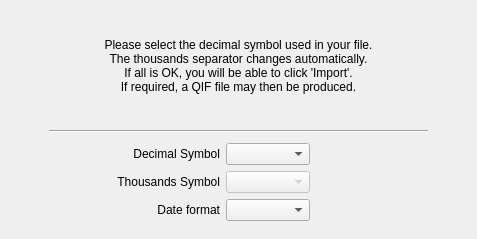
<?xml version="1.0" encoding="UTF-8"?>
<ui version="4.0">
 <class>FormatsPage</class>
 <widget class="QWidget" name="FormatsPage">
  <property name="geometry">
   <rect>
    <x>0</x>
    <y>0</y>
    <width>477</width>
    <height>239</height>
   </rect>
  </property>
  <property name="sizePolicy">
   <sizepolicy hsizetype="Expanding" vsizetype="Expanding">
    <horstretch>0</horstretch>
    <verstretch>0</verstretch>
   </sizepolicy>
  </property>
  <layout class="QHBoxLayout" name="horizontalLayout_2" stretch="1,10,1">
   <item>
    <spacer name="leftSpacer">
     <property name="orientation">
      <enum>Qt::Horizontal</enum>
     </property>
     <property name="sizeHint" stdset="0">
      <size>
       <width>40</width>
       <height>20</height>
      </size>
     </property>
    </spacer>
   </item>
   <item>
    <layout class="QVBoxLayout" name="verticalLayout" stretch="30,1,1,1,1,2">
     <item>
      <widget class="QLabel" name="label">
       <property name="text">
        <string>Please select the decimal symbol used in your file.
The thousands separator changes automatically.
If all is OK, you will be able to click 'Import'.
If required, a QIF file may then be produced.</string>
       </property>
       <property name="alignment">
        <set>Qt::AlignCenter</set>
       </property>
       <property name="wordWrap">
        <bool>true</bool>
       </property>
      </widget>
     </item>
     <item>
      <spacer name="verticalSpacer_2">
       <property name="orientation">
        <enum>Qt::Vertical</enum>
       </property>
       <property name="sizeHint" stdset="0">
        <size>
         <width>371</width>
         <height>3</height>
        </size>
       </property>
      </spacer>
     </item>
     <item>
      <widget class="Line" name="line">
       <property name="orientation">
        <enum>Qt::Horizontal</enum>
       </property>
      </widget>
     </item>
     <item>
      <spacer name="verticalSpacer_3">
       <property name="orientation">
        <enum>Qt::Vertical</enum>
       </property>
       <property name="sizeHint" stdset="0">
        <size>
         <width>371</width>
         <height>3</height>
        </size>
       </property>
      </spacer>
     </item>
     <item>
      <layout class="QHBoxLayout" name="horizontalLayout" stretch="20,50,35">
       <item>
        <spacer name="horizontalSpacer">
         <property name="orientation">
          <enum>Qt::Horizontal</enum>
         </property>
         <property name="sizeHint" stdset="0">
          <size>
           <width>13</width>
           <height>13</height>
          </size>
         </property>
        </spacer>
       </item>
       <item>
        <layout class="QGridLayout" name="gridLayout" columnstretch="10,10">
         <item row="1" column="1">
          <widget class="QComboBox" name="comboBox_thousandsDelimiter">
           <property name="enabled">
            <bool>false</bool>
           </property>
           <property name="sizePolicy">
            <sizepolicy hsizetype="Preferred" vsizetype="Preferred">
             <horstretch>0</horstretch>
             <verstretch>0</verstretch>
            </sizepolicy>
           </property>
           <property name="currentIndex">
            <number>-1</number>
           </property>
           <item>
            <property name="text">
             <string>comma (,)</string>
            </property>
           </item>
           <item>
            <property name="text">
             <string>dot (.)</string>
            </property>
           </item>
           <item>
            <property name="text">
             <string>auto</string>
            </property>
           </item>
          </widget>
         </item>
         <item row="0" column="0">
          <widget class="QLabel" name="labelSet_decimal">
           <property name="text">
            <string>Decimal Symbol</string>
           </property>
           <property name="alignment">
            <set>Qt::AlignRight|Qt::AlignTrailing|Qt::AlignVCenter</set>
           </property>
          </widget>
         </item>
         <item row="0" column="1">
          <widget class="QComboBox" name="comboBox_decimalSymbol">
           <property name="sizePolicy">
            <sizepolicy hsizetype="Preferred" vsizetype="Preferred">
             <horstretch>0</horstretch>
             <verstretch>0</verstretch>
            </sizepolicy>
           </property>
           <property name="toolTip">
            <string>Click to select the required decimal symbol, and to
check that the selected symbol matches the data.</string>
           </property>
           <property name="currentIndex">
            <number>-1</number>
           </property>
           <item>
            <property name="text">
             <string>dot (.)</string>
            </property>
           </item>
           <item>
            <property name="text">
             <string>comma (,)</string>
            </property>
           </item>
           <item>
            <property name="text">
             <string>auto</string>
            </property>
           </item>
          </widget>
         </item>
         <item row="1" column="0">
          <widget class="QLabel" name="labelSet_thousands">
           <property name="text">
            <string>Thousands Symbol</string>
           </property>
           <property name="alignment">
            <set>Qt::AlignRight|Qt::AlignTrailing|Qt::AlignVCenter</set>
           </property>
          </widget>
         </item>
         <item row="2" column="0">
          <widget class="QLabel" name="labelSet_dateFormat">
           <property name="text">
            <string comment="date format to use">Date format</string>
           </property>
           <property name="alignment">
            <set>Qt::AlignRight|Qt::AlignTrailing|Qt::AlignVCenter</set>
           </property>
          </widget>
         </item>
         <item row="2" column="1">
          <widget class="QComboBox" name="comboBox_dateFormat">
           <property name="sizePolicy">
            <sizepolicy hsizetype="Preferred" vsizetype="Preferred">
             <horstretch>0</horstretch>
             <verstretch>0</verstretch>
            </sizepolicy>
           </property>
           <property name="currentIndex">
            <number>-1</number>
           </property>
           <item>
            <property name="text">
             <string comment="abbreviation of 'year', 'month', 'day'.">y m d</string>
            </property>
           </item>
           <item>
            <property name="text">
             <string comment="abbreviation of 'month', 'day', 'year',">m d y</string>
            </property>
           </item>
           <item>
            <property name="text">
             <string comment="abbreviation of  'day', 'month', 'year',">d m y</string>
            </property>
           </item>
          </widget>
         </item>
        </layout>
       </item>
       <item>
        <spacer name="horizontalSpacer_2">
         <property name="orientation">
          <enum>Qt::Horizontal</enum>
         </property>
         <property name="sizeHint" stdset="0">
          <size>
           <width>13</width>
           <height>13</height>
          </size>
         </property>
        </spacer>
       </item>
      </layout>
     </item>
     <item>
      <spacer name="verticalSpacer_low">
       <property name="orientation">
        <enum>Qt::Vertical</enum>
       </property>
       <property name="sizeHint" stdset="0">
        <size>
         <width>20</width>
         <height>40</height>
        </size>
       </property>
      </spacer>
     </item>
    </layout>
   </item>
   <item>
    <spacer name="rightSpacer">
     <property name="orientation">
      <enum>Qt::Horizontal</enum>
     </property>
     <property name="sizeHint" stdset="0">
      <size>
       <width>40</width>
       <height>20</height>
      </size>
     </property>
    </spacer>
   </item>
  </layout>
 </widget>
 <resources/>
 <connections/>
</ui>
